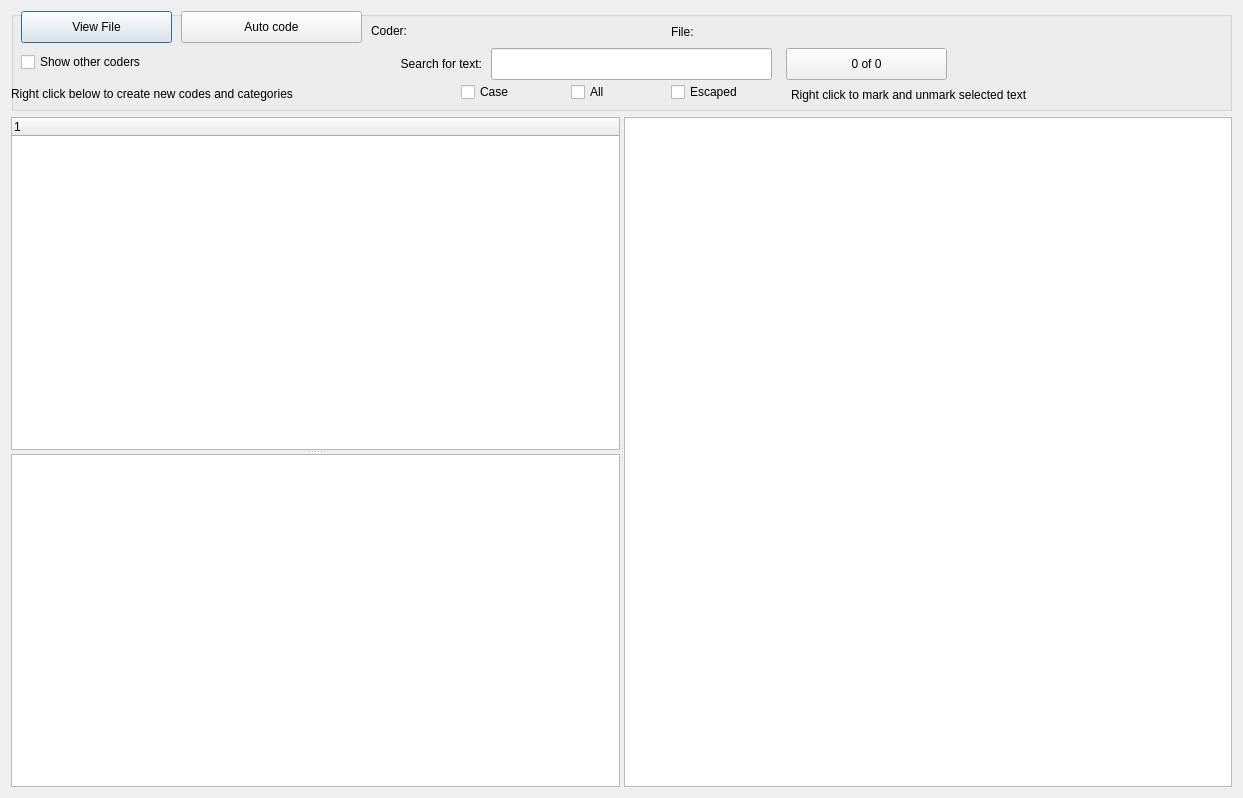
<?xml version="1.0" encoding="UTF-8"?>
<ui version="4.0">
 <class>Dialog_codes</class>
 <widget class="QDialog" name="Dialog_codes">
  <property name="geometry">
   <rect>
    <x>0</x>
    <y>0</y>
    <width>1243</width>
    <height>798</height>
   </rect>
  </property>
  <property name="windowTitle">
   <string>Codes</string>
  </property>
  <layout class="QGridLayout" name="gridLayout">
   <item row="0" column="0">
    <widget class="QGroupBox" name="groupBox">
     <property name="minimumSize">
      <size>
       <width>0</width>
       <height>100</height>
      </size>
     </property>
     <property name="maximumSize">
      <size>
       <width>16777215</width>
       <height>100</height>
      </size>
     </property>
     <property name="title">
      <string/>
     </property>
     <widget class="QPushButton" name="pushButton_view_file">
      <property name="geometry">
       <rect>
        <x>10</x>
        <y>0</y>
        <width>151</width>
        <height>32</height>
       </rect>
      </property>
      <property name="toolTip">
       <string>Select a file to view</string>
      </property>
      <property name="text">
       <string>View File</string>
      </property>
     </widget>
     <widget class="QPushButton" name="pushButton_auto_code">
      <property name="geometry">
       <rect>
        <x>170</x>
        <y>0</y>
        <width>181</width>
        <height>32</height>
       </rect>
      </property>
      <property name="text">
       <string>Auto code</string>
      </property>
     </widget>
     <widget class="QLabel" name="label_coder">
      <property name="geometry">
       <rect>
        <x>360</x>
        <y>6</y>
        <width>301</width>
        <height>28</height>
       </rect>
      </property>
      <property name="text">
       <string>Coder:</string>
      </property>
     </widget>
     <widget class="QLabel" name="label_file">
      <property name="geometry">
       <rect>
        <x>660</x>
        <y>7</y>
        <width>551</width>
        <height>28</height>
       </rect>
      </property>
      <property name="text">
       <string>File:</string>
      </property>
     </widget>
     <widget class="QLabel" name="label_coded">
      <property name="geometry">
       <rect>
        <x>780</x>
        <y>70</y>
        <width>361</width>
        <height>28</height>
       </rect>
      </property>
      <property name="text">
       <string>Right click to mark and unmark selected text</string>
      </property>
     </widget>
     <widget class="QLabel" name="label_code">
      <property name="geometry">
       <rect>
        <x>0</x>
        <y>67</y>
        <width>441</width>
        <height>31</height>
       </rect>
      </property>
      <property name="text">
       <string>Right click below to create new codes and categories</string>
      </property>
     </widget>
     <widget class="QCheckBox" name="checkBox_show_coders">
      <property name="geometry">
       <rect>
        <x>10</x>
        <y>40</y>
        <width>251</width>
        <height>22</height>
       </rect>
      </property>
      <property name="toolTip">
       <string>Mark this to show all coded text by all other coders.</string>
      </property>
      <property name="text">
       <string>Show other coders</string>
      </property>
     </widget>
     <widget class="QLabel" name="label">
      <property name="geometry">
       <rect>
        <x>270</x>
        <y>40</y>
        <width>201</width>
        <height>26</height>
       </rect>
      </property>
      <property name="text">
       <string>Search for text:</string>
      </property>
      <property name="alignment">
       <set>Qt::AlignRight|Qt::AlignTrailing|Qt::AlignVCenter</set>
      </property>
     </widget>
     <widget class="QLineEdit" name="lineEdit_search">
      <property name="geometry">
       <rect>
        <x>480</x>
        <y>37</y>
        <width>281</width>
        <height>32</height>
       </rect>
      </property>
      <property name="toolTip">
       <string>Case sensitive search</string>
      </property>
     </widget>
     <widget class="QLabel" name="label_search_frequency">
      <property name="geometry">
       <rect>
        <x>800</x>
        <y>40</y>
        <width>151</width>
        <height>26</height>
       </rect>
      </property>
      <property name="text">
       <string/>
      </property>
     </widget>
     <widget class="QLabel" name="label_search_frequency_2">
      <property name="geometry">
       <rect>
        <x>790</x>
        <y>40</y>
        <width>151</width>
        <height>26</height>
       </rect>
      </property>
      <property name="text">
       <string/>
      </property>
     </widget>
     <widget class="QPushButton" name="pushButton_search_results">
      <property name="geometry">
       <rect>
        <x>775</x>
        <y>37</y>
        <width>161</width>
        <height>32</height>
       </rect>
      </property>
      <property name="text">
       <string>0 of 0</string>
      </property>
     </widget>
     <widget class="QCheckBox" name="checkBox_search_case">
      <property name="geometry">
       <rect>
        <x>450</x>
        <y>70</y>
        <width>88</width>
        <height>22</height>
       </rect>
      </property>
      <property name="toolTip">
       <string>&lt;html&gt;&lt;head/&gt;&lt;body&gt;&lt;p&gt;search case sensitive&lt;/p&gt;&lt;/body&gt;&lt;/html&gt;</string>
      </property>
      <property name="text">
       <string>Case</string>
      </property>
     </widget>
     <widget class="QCheckBox" name="checkBox_search_all_files">
      <property name="geometry">
       <rect>
        <x>560</x>
        <y>70</y>
        <width>88</width>
        <height>22</height>
       </rect>
      </property>
      <property name="toolTip">
       <string>&lt;html&gt;&lt;head/&gt;&lt;body&gt;&lt;p&gt;search all files&lt;/p&gt;&lt;/body&gt;&lt;/html&gt;</string>
      </property>
      <property name="text">
       <string>All</string>
      </property>
     </widget>
     <widget class="QCheckBox" name="checkBox_search_escaped">
      <property name="geometry">
       <rect>
        <x>660</x>
        <y>70</y>
        <width>101</width>
        <height>22</height>
       </rect>
      </property>
      <property name="toolTip">
       <string>&lt;html&gt;&lt;head/&gt;&lt;body&gt;&lt;p&gt;Search escaped (no special regex characters)&lt;/p&gt;&lt;/body&gt;&lt;/html&gt;</string>
      </property>
      <property name="text">
       <string>Escaped</string>
      </property>
     </widget>
    </widget>
   </item>
   <item row="1" column="0">
    <widget class="QSplitter" name="splitter">
     <property name="orientation">
      <enum>Qt::Horizontal</enum>
     </property>
     <widget class="QSplitter" name="leftsplitter">
      <property name="orientation">
       <enum>Qt::Vertical</enum>
      </property>
      <widget class="QTreeWidget" name="treeWidget">
       <property name="sizePolicy">
        <sizepolicy hsizetype="Expanding" vsizetype="Expanding">
         <horstretch>0</horstretch>
         <verstretch>0</verstretch>
        </sizepolicy>
       </property>
       <property name="minimumSize">
        <size>
         <width>200</width>
         <height>0</height>
        </size>
       </property>
       <property name="baseSize">
        <size>
         <width>200</width>
         <height>0</height>
        </size>
       </property>
       <column>
        <property name="text">
         <string notr="true">1</string>
        </property>
       </column>
      </widget>
      <widget class="QListWidget" name="ListWidgetLinks">
       <property name="sizePolicy">
        <sizepolicy hsizetype="Expanding" vsizetype="Expanding">
         <horstretch>0</horstretch>
         <verstretch>0</verstretch>
        </sizepolicy>
       </property>
      </widget>
     </widget>
     <widget class="QTextEdit" name="textEdit"/>
    </widget>
   </item>
  </layout>
 </widget>
 <resources/>
 <connections/>
</ui>
